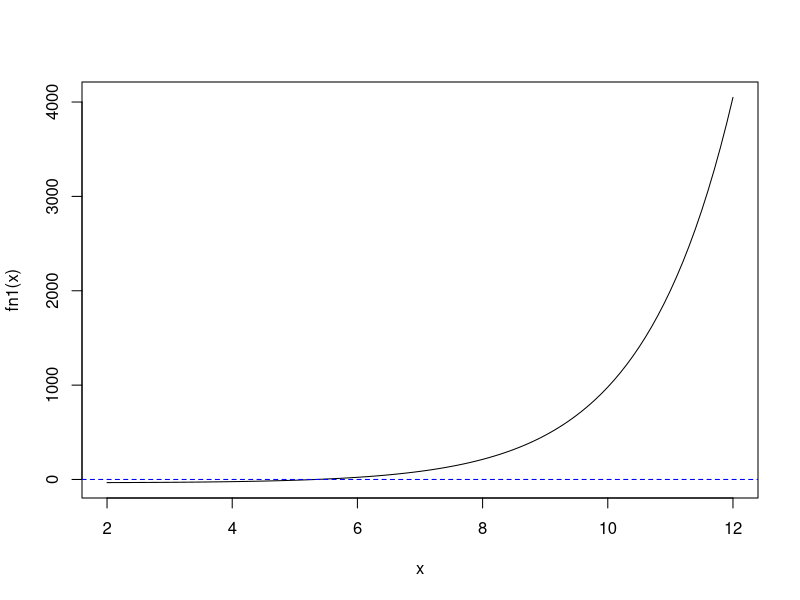
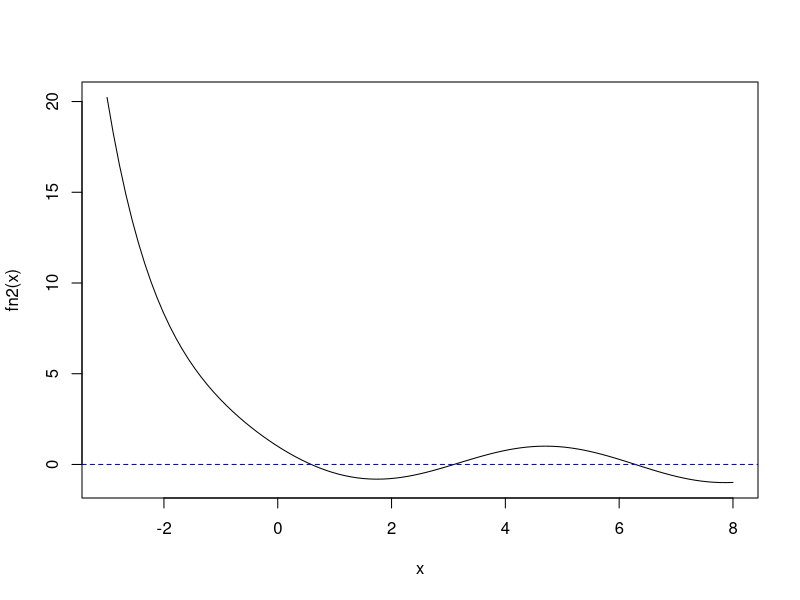
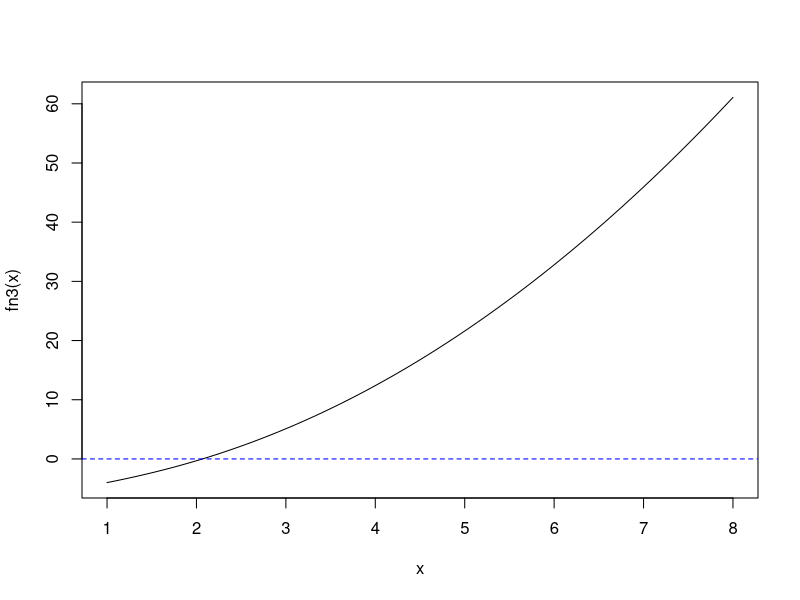
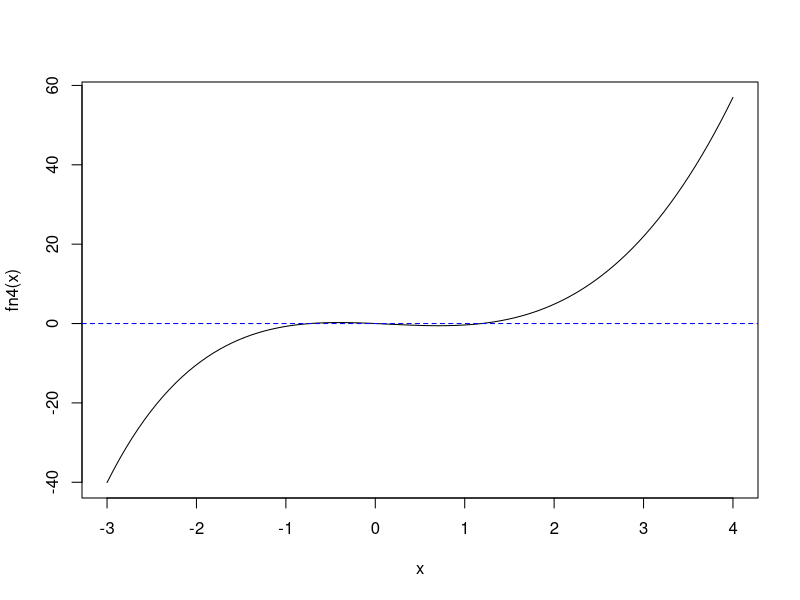
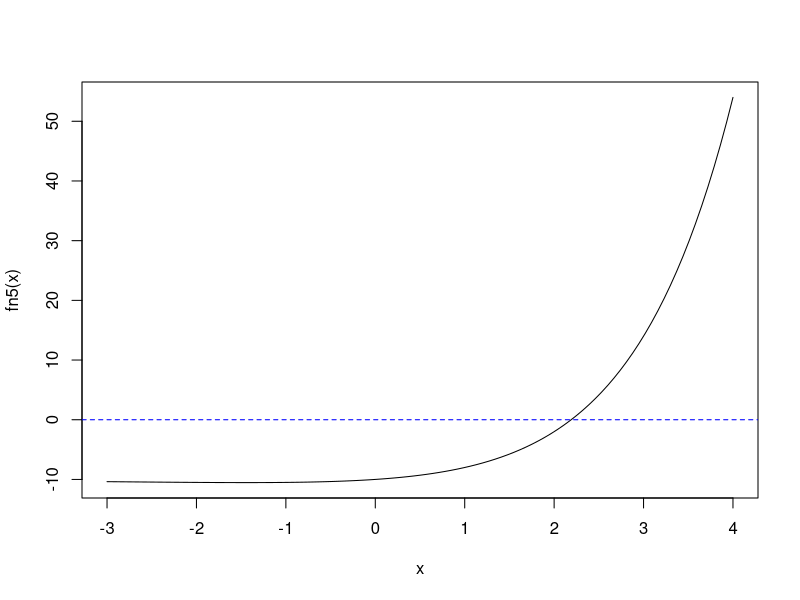
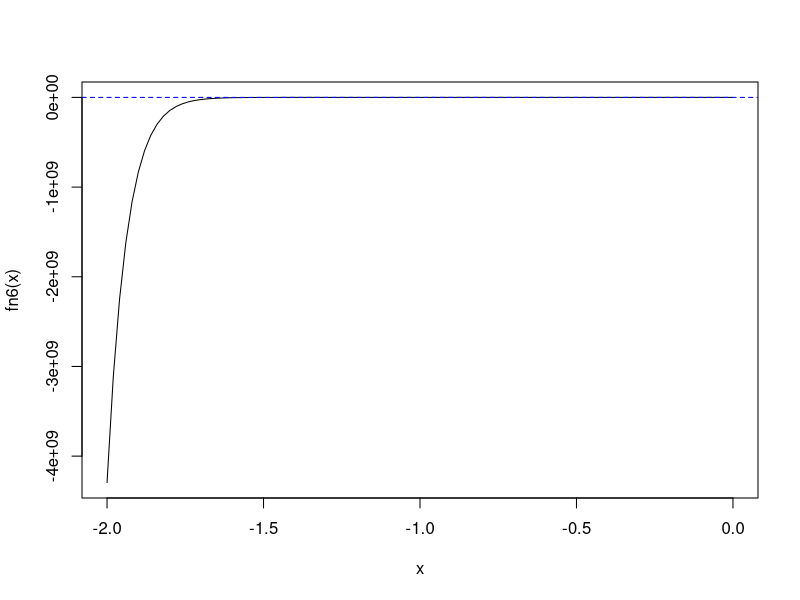

Here is the R script that generated these plots, in order:
fn1 <- function(x) 2^x - x - 35
fn2 <- function(x) exp(-x) - sin(x)
fn3 <- function(x) log(x) + x^2 - 5
fn4 <- function(x) x^3 - 2*x + 1 - exp(-x)
fn5 <- function(x) x*2^x - 10
fn6 <- function(x) 2^x - x^32

curve(fn1, from = 2, to = 12, n = 101)
abline(h = 0, col = 'blue', lty = 'dashed')
uniroot(f = fn1, lower = 2, upper = 12)

curve(fn2, from = -3, to = 8)
abline(h = 0, col = 'blue', lty = 'dashed')
r1 <- uniroot(f = fn2, lower = 0, upper = 2)
r2 <- uniroot(f = fn2, lower = 2, upper = 4)
r3 <- uniroot(f = fn2, lower = 6, upper = 8)

curve(fn3, from = 1, to = 8)
abline(h = 0, col = 'blue', lty = 'dashed')
uniroot(f = fn3, lower = 0, upper = 4)

curve(fn4, from = -3, to = 4)
abline(h = 0, col = 'blue', lty = 'dashed')
uniroot(f = fn4, lower = -2, upper = 2)

curve(fn5, from = -3, to = 4)
abline(h = 0, col = 'blue', lty = 'dashed')
uniroot(f = fn5, lower = 0, upper = 4)

curve(fn6, from = -2, to = 0)
abline(h = 0, col = 'blue', lty = 'dashed')
rr1 <- uniroot(f = fn6, lower = -3, upper = 0)
rr2 <- uniroot(f = fn6, lower = 0, upper = 3)
#the canonical solution
rr3 <- uniroot(f = fn6, lower = 200, upper = 300)
